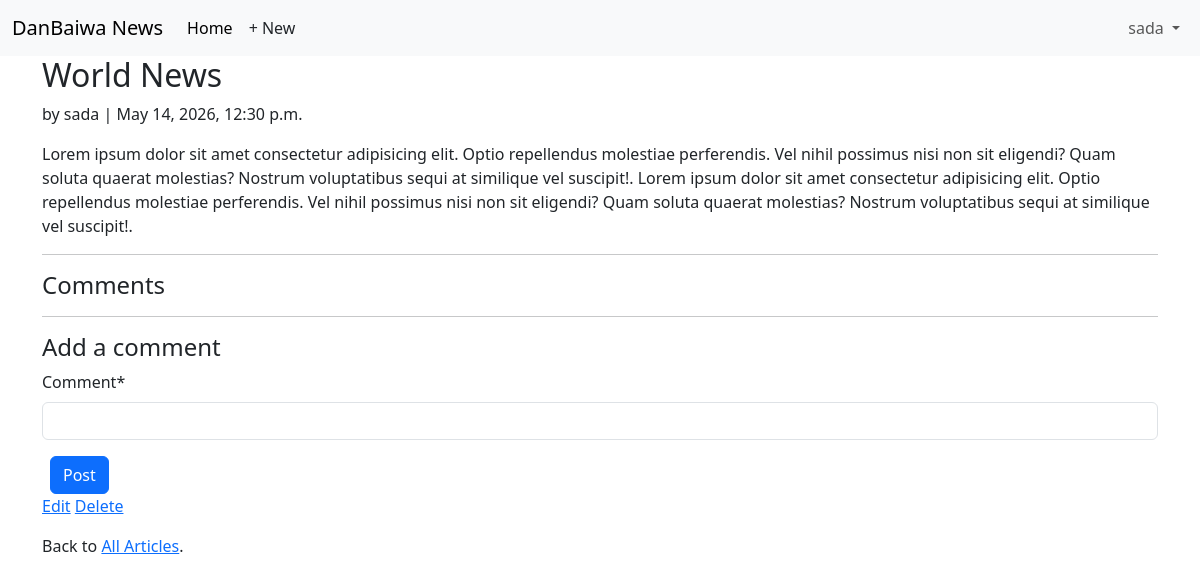
The page /articles/2/ (signed in) on the database as committed earlier.
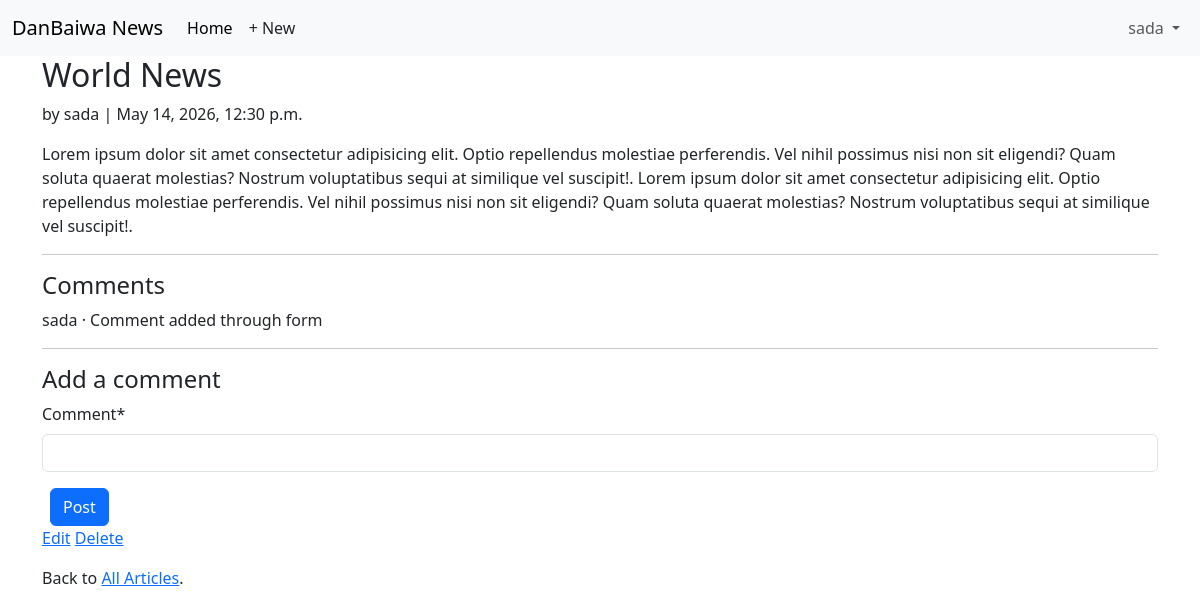
The same page on the database as committed later.
### articles/models.py (models this page shows, shortened)
class Comment(models.Model):
    article = models.ForeignKey(Article, on_delete=models.CASCADE)
    comment = models.CharField(max_length=200)
    author = models.ForeignKey(
        settings.AUTH_USER_MODEL,
        on_delete=models.CASCADE
    )
    def __str__(self):
        return self.comment

### accounts/models.py (models this page shows)
class CustomUser(AbstractUser):
    age = models.PositiveBigIntegerField(null=True, blank=True)

### articles/views.py (the view, shortened to what this page needs)
# urls.py: path("<int:pk>/", ArticleDetailView.as_view(),
class ArticleDetailView(LoginRequiredMixin, DeleteView): # New articleDetailView that subclasses comment post and get views
    def get(self, request, *args, **kwargs):
        view = CommentGet.as_view()
        return view(request, *args, **kwargs)

### articles/forms.py
class CommentForm(forms.ModelForm):
    class Meta:
        model = Comment
        fields = ("comment",)

### articles/views.py (called while the page is built)
    def get_context_data(self, **kwargs):
        context = super().get_context_data(**kwargs)
        context["form"] = CommentForm()
        return context

### templates/article_detail.html
{% extends "base.html" %}
{% load crispy_forms_tags %}
{% block content %}
<div class="article-entry">
  <h2>{{ object.title }}</h2>
  <p>by {{ object.author }} | {{ object.date }}</p>
  <p>{{ object.body }}</p>
</div>
<hr>
<h4>Comments</h4>
{% for comment in article.comment_set.all %}
<p>{{ comment.author }} &middot; {{ comment }}</p>
{% endfor %}
<hr>
<h4>Add a comment</h4>
<form action="" method="post">{% csrf_token %}
  {{ form|crispy }}
  <button class="btn btn-primary ms-2" type="submit">Post</button>
</form>
<div>
  <p>
    {% if article.author.pk == request.user.pk %}
    <a href="{% url 'article_edit' article.pk %}">Edit</a>
    <a href="{% url 'article_delete' article.pk %}">Delete</a>
    {% endif %}
  </p>
  <p>Back to <a href="{% url 'article_list' %}">All Articles</a>.</p>
</div>
{% endblock content %}

Rows that differ between the two databases and show on the page:
added Comment: author "sada", comment "Comment added through form"
